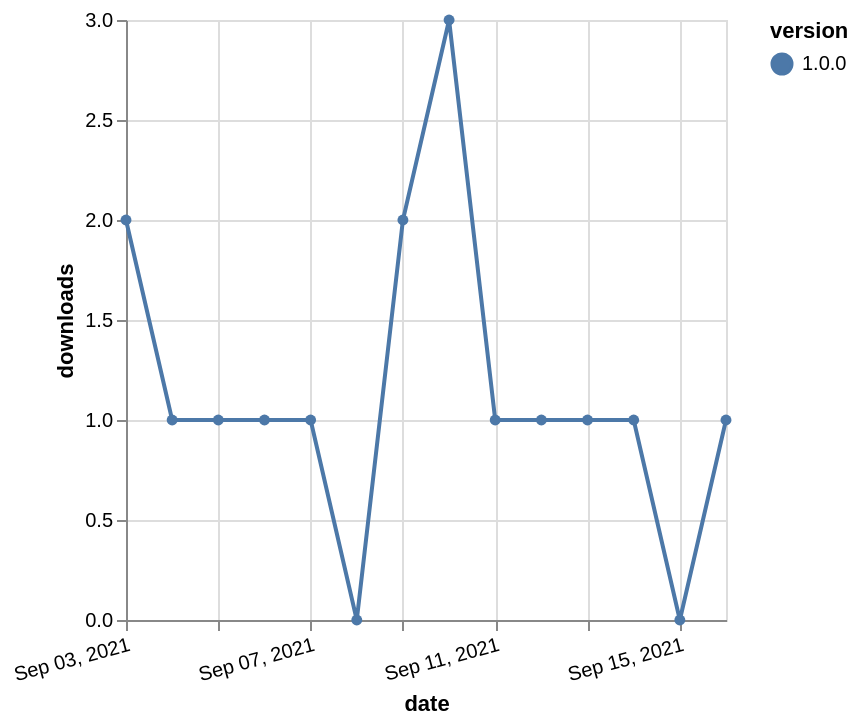

The Vega-Lite source for this figure:
### Vega-Lite specification from a JSON file in a GitHub repository (floating-point values rounded to 4 significant figures)
{"$schema": "https://vega.github.io/schema/vega-lite/v5.json", "description": "A simple bar chart with embedded data.", "data": {"values": [{"date": "2021-09-03", "total": 112, "delta": 2, "version": "1.0.0"}, {"date": "2021-09-04", "total": 113, "delta": 1, "version": "1.0.0"}, {"date": "2021-09-05", "total": 114, "delta": 1, "version": "1.0.0"}, {"date": "2021-09-06", "total": 115, "delta": 1, "version": "1.0.0"}, {"date": "2021-09-07", "total": 116, "delta": 1, "version": "1.0.0"}, {"date": "2021-09-08", "total": 116, "delta": 0, "version": "1.0.0"}, {"date": "2021-09-09", "total": 118, "delta": 2, "version": "1.0.0"}, {"date": "2021-09-10", "total": 121, "delta": 3, "version": "1.0.0"}, {"date": "2021-09-11", "total": 122, "delta": 1, "version": "1.0.0"}, {"date": "2021-09-12", "total": 123, "delta": 1, "version": "1.0.0"}, {"date": "2021-09-13", "total": 124, "delta": 1, "version": "1.0.0"}, {"date": "2021-09-14", "total": 125, "delta": 1, "version": "1.0.0"}, {"date": "2021-09-15", "total": 125, "delta": 0, "version": "1.0.0"}, {"date": "2021-09-16", "total": 126, "delta": 1, "version": "1.0.0"}]}, "width": "container", "mark": {"type": "line", "point": {"filled": true}}, "encoding": {"x": {"field": "date", "type": "temporal", "timeUnit": "yearmonthdate", "title": "date", "axis": {"labelAngle": -15}}, "y": {"field": "delta", "type": "quantitative", "title": "downloads"}, "color": {"field": "version", "type": "nominal"}, "tooltip": {"field": "delta"}}}
